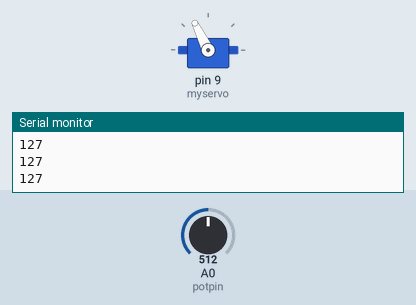
Bench run of a sketch on a simulated Arduino Uno, built with avr-gcc and run on an emulated ATmega328P. Parts: servo, the last lines printed to the serial monitor. The inputs (shaded band) are chosen by the test bench; at power-on: A0 (potpin) = 512.

Above: at 6.27 s.
6.3 s: A0 (potpin) set to 774
At 6.87 s:
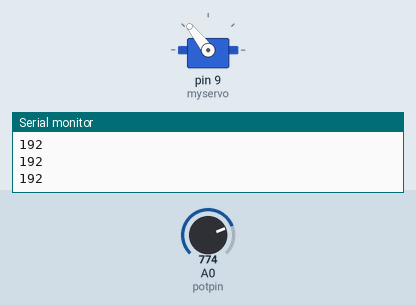
9.3 s: A0 (potpin) set to 796
At 9.3 s:
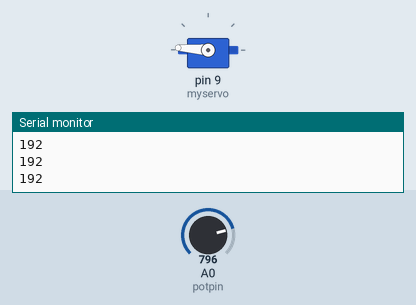
10.8 s: A0 (potpin) set to 716
At 10.95 s:
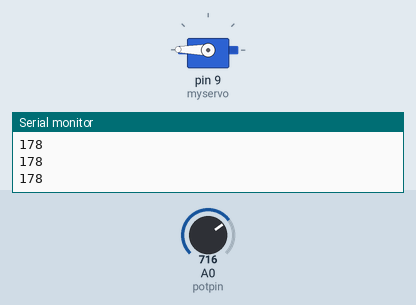
Timing chart, 0 to 13.8 s (numbered marks = the images above; inputs shaded):
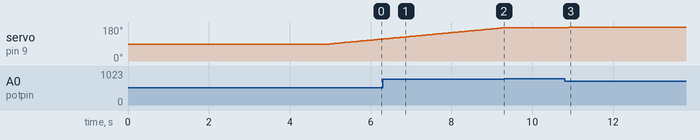

The sketch:

Sweep_photocell.ino
```cpp
#include <Servo.h>
Servo myservo;

int servopoint = 90;
int sensorMin = 0;
int sensorMax = 1023;
int potpin = A0;
int val = 0;

void Calibration(int sensorPin){
  int flag = millis();
  int sensorValue = 0;
 while (millis() - flag < 5000) {
    int sensorValue = analogRead(sensorPin);

    // record the maximum sensor value
    if (sensorValue > sensorMax) {
      sensorMax = sensorValue;
    }

    // record the minimum sensor value
    if (sensorValue < sensorMin) {
      sensorMin = sensorValue;
    }
  }
}

void setup() {
  Serial.begin(9600);
  pinMode( potpin, INPUT);
  Calibration(potpin);
  myservo.attach(9);
  myservo.write( servopoint );
}

void loop() {
  val = analogRead(potpin);
  val = constrain(val, sensorMin, sensorMax);
  val = map(val, sensorMin, sensorMax, 0, 255);
  Serial.println(val);
  if ( val < 195 )
  {
    if (servopoint < 180) servopoint++;
  }
  if ( val > 210 )
  {
    if(servopoint > 0 && servopoint < (sensorMax - 3)) servopoint--;

  }
  myservo.write( servopoint );
  delay(50);
}
```

Measured:
- the behaviour switches between 782 and 783 on A0 (potpin) (found by bisection; images 1 and 2)
- after the input at 9.3 s, servo on pin 9 (myservo): stays 176° (without the input it goes to 177° after 0.04 s)
- after the input at 10.8 s, servo on pin 9 (myservo): 176° → 180° after 0.05 s
